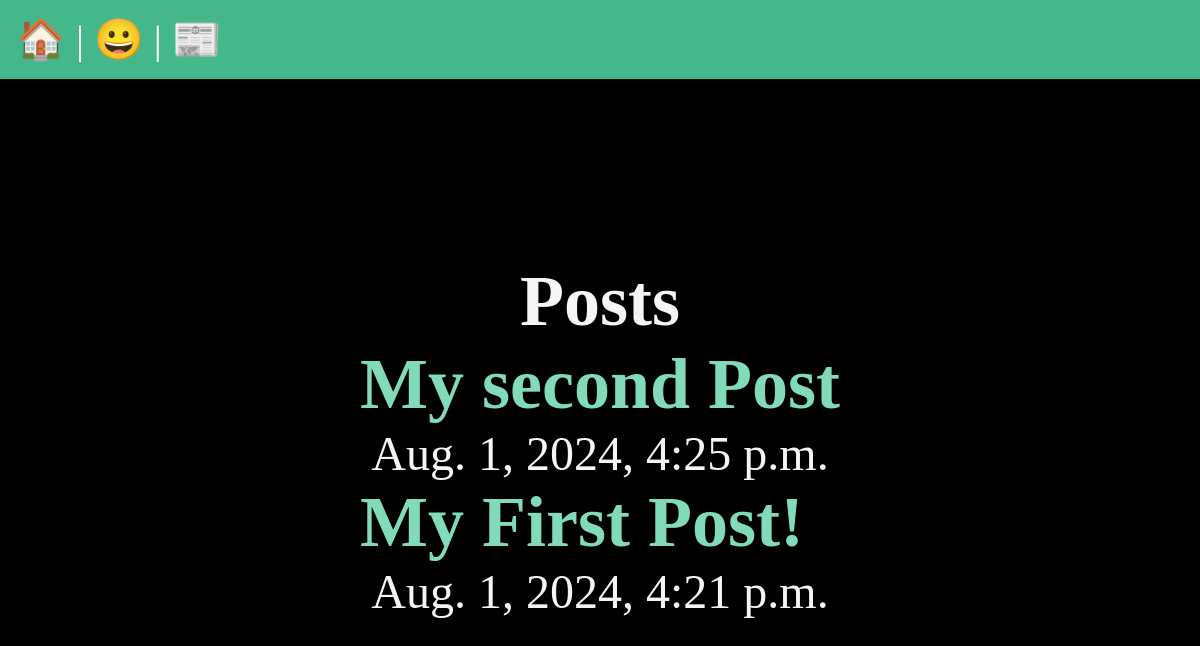
/posts/, run on an earlier commit of the app's database.
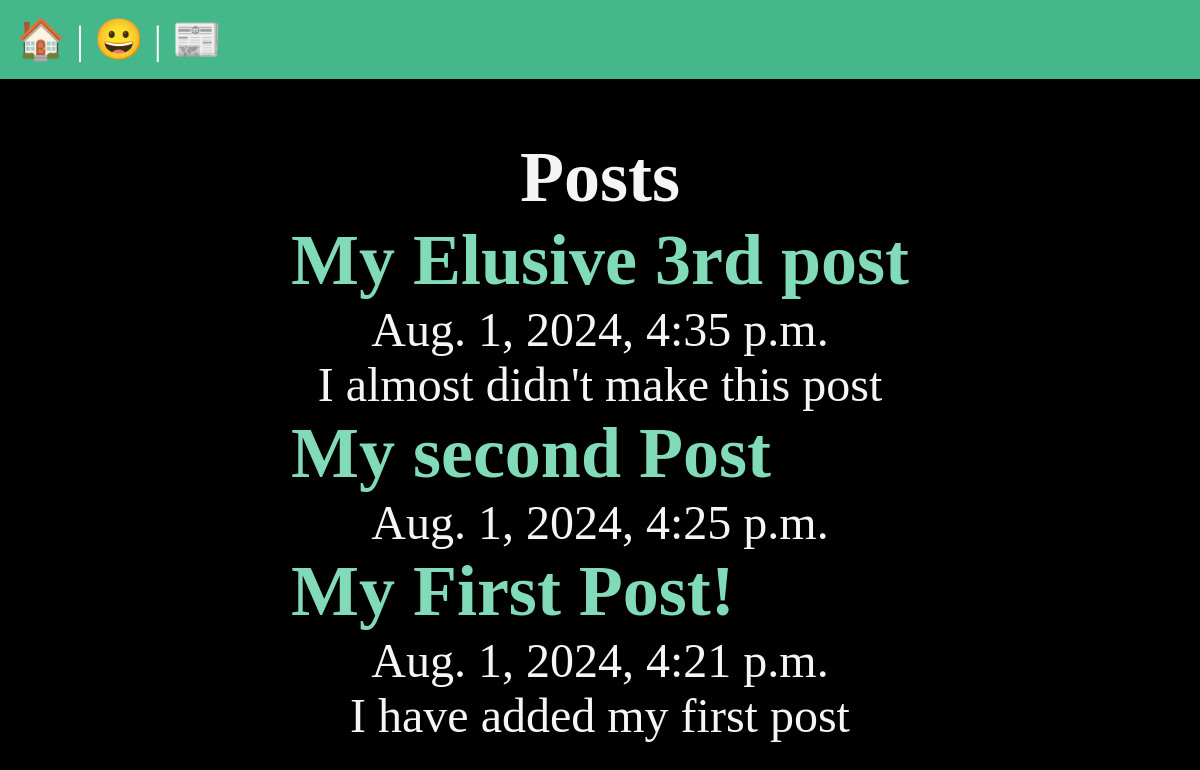
And on a later commit of the database.
### posts/models.py (models this page shows, shortened)
class Post(models.Model):
    title = models.CharField(max_length=75)
    body = models.TextField()
    slug = models.SlugField()
    date = models.DateTimeField(auto_now_add=True)

### posts/views.py (the view)
# urls.py: path('', views.posts_list, name='list'),
def posts_list(request):
    posts = Post.objects.all().order_by('-date')
    return render(request, 'posts/posts_list.html', { 'posts': posts})

### posts/templates/posts/posts_list.html (shortened to what this page needs)
{% extends 'layout.html' %}
{% block content %}
    <section>
    <h1>Posts</h1>
    {% for post in posts %}
        <article class="post">
            <h2>
                <a href="{% url 'posts:page' slug=post.slug%}">
                    {{ post.title }}</h2>
            <p>{{ post.date }}</p>
            <p>{{ post.body }}</p>
        </article>
    {% endfor %}
</section>
{% endblock %}

### templates/layout.html (shortened to what this page needs)
<!DOCTYPE html>
{%load static %}
<html lang="en">
<head>
    <link rel="stylesheet" href="{% static 'css/style.css' %}">
</head>
<body>
    <nav>
        <a href="/">
            <span role="img" aria-label="Home">🏠</span>
        </a> |
        <a href="/about">
            <span role="img" aria-label="About">😀</span>
        </a> |
        <a href="{% url 'posts:list' %}">
            <span role="img" aria-label="Posts">📰</span>
        </a>
    </nav>
    <main>
        {% block content%}
        {% endblock %}
    </main>
</body>
</html>

### static/css/style.css (style rules this page uses)
* { margin: 0; padding: 0; box-sizing: border-box; }
body { min-height: 100vh; background-color: black; color: whitesmoke; font-size: 3rem; display: flex; flex-flow: column; }
nav { padding: 1rem; background-color: #44B78B; color: white; font-size: 2.5rem; }
main { flex-grow: 1; display: grid; place-content: center; }
h1, p { text-align: center; }
a { text-decoration: none; color: #81dbb8; }

What changed in the data, as far as the page shows it:
added Post: title "My Elusive 3rd post", date "Aug. 1, 2024, 4:35 p.m.", body "I almost didn't make this post"
changed Post "My First Post!": body (not shown) → "I have added my first post"
